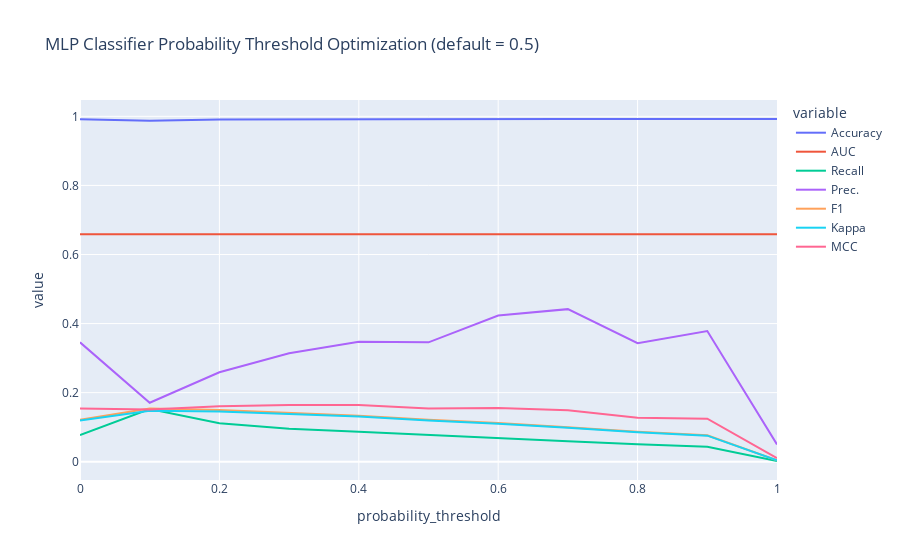

The code cell stored with this chart in its notebook:
### Markdown cell above
### Attempting to optimize our probability threshold within the tuned model

### Code cell
final_model = optimize_threshold(tuned, optimize = 'Prec.')

### Figure 1 — Plotly figure (JSON) as saved in the notebook; plotly's stock layout.template omitted (floating-point values rounded to 4 significant figures)
{"data": [{"hovertemplate": "variable=Accuracy<br>probability_threshold=%{x}<br>value=%{y}<extra></extra>", "legendgroup": "Accuracy", "line": {"color": "#636efa", "dash": "solid"}, "marker": {"symbol": "circle"}, "mode": "lines", "name": "Accuracy", "orientation": "v", "showlegend": true, "type": "scatter", "x": [0, 0.1, 0.2, 0.3, 0.4, 0.5, 0.6, 0.7, 0.8, 0.9, 1], "xaxis": "x", "y": [0.9917, 0.9874, 0.9905, 0.9912, 0.9915, 0.9917, 0.9919, 0.9921, 0.9921, 0.9922, 0.9923], "yaxis": "y"}, {"hovertemplate": "variable=AUC<br>probability_threshold=%{x}<br>value=%{y}<extra></extra>", "legendgroup": "AUC", "line": {"color": "#EF553B", "dash": "solid"}, "marker": {"symbol": "circle"}, "mode": "lines", "name": "AUC", "orientation": "v", "showlegend": true, "type": "scatter", "x": [0, 0.1, 0.2, 0.3, 0.4, 0.5, 0.6, 0.7, 0.8, 0.9, 1], "xaxis": "x", "y": [0.6588, 0.6588, 0.6588, 0.6588, 0.6588, 0.6588, 0.6588, 0.6588, 0.6588, 0.6588, 0.6588], "yaxis": "y"}, {"hovertemplate": "variable=Recall<br>probability_threshold=%{x}<br>value=%{y}<extra></extra>", "legendgroup": "Recall", "line": {"color": "#00cc96", "dash": "solid"}, "marker": {"symbol": "circle"}, "mode": "lines", "name": "Recall", "orientation": "v", "showlegend": true, "type": "scatter", "x": [0, 0.1, 0.2, 0.3, 0.4, 0.5, 0.6, 0.7, 0.8, 0.9, 1], "xaxis": "x", "y": [0.077, 0.1524, 0.1116, 0.0953, 0.0867, 0.077, 0.0681, 0.059, 0.0507, 0.0432, 0.0021], "yaxis": "y"}, {"hovertemplate": "variable=Prec.<br>probability_threshold=%{x}<br>value=%{y}<extra></extra>", "legendgroup": "Prec.", "line": {"color": "#ab63fa", "dash": "solid"}, "marker": {"symbol": "circle"}, "mode": "lines", "name": "Prec.", "orientation": "v", "showlegend": true, "type": "scatter", "x": [0, 0.1, 0.2, 0.3, 0.4, 0.5, 0.6, 0.7, 0.8, 0.9, 1], "xaxis": "x", "y": [0.3457, 0.1707, 0.2589, 0.3143, 0.3474, 0.3457, 0.4231, 0.4418, 0.3431, 0.3782, 0.05], "yaxis": "y"}, {"hovertemplate": "variable=F1<br>probability_threshold=%{x}<br>value=%{y}<extra></extra>", "legendgroup": "F1", "line": {"color": "#FFA15A", "dash": "solid"}, "marker": {"symbol": "circle"}, "mode": "lines", "name": "F1", "orientation": "v", "showlegend": true, "type": "scatter", "x": [0, 0.1, 0.2, 0.3, 0.4, 0.5, 0.6, 0.7, 0.8, 0.9, 1], "xaxis": "x", "y": [0.1216, 0.1538, 0.1494, 0.1409, 0.1334, 0.1216, 0.112, 0.1001, 0.0867, 0.0767, 0.004], "yaxis": "y"}, {"hovertemplate": "variable=Kappa<br>probability_threshold=%{x}<br>value=%{y}<extra></extra>", "legendgroup": "Kappa", "line": {"color": "#19d3f3", "dash": "solid"}, "marker": {"symbol": "circle"}, "mode": "lines", "name": "Kappa", "orientation": "v", "showlegend": true, "type": "scatter", "x": [0, 0.1, 0.2, 0.3, 0.4, 0.5, 0.6, 0.7, 0.8, 0.9, 1], "xaxis": "x", "y": [0.1191, 0.1477, 0.1454, 0.1377, 0.1306, 0.1191, 0.1099, 0.0984, 0.0852, 0.0755, 0.004], "yaxis": "y"}, {"hovertemplate": "variable=MCC<br>probability_threshold=%{x}<br>value=%{y}<extra></extra>", "legendgroup": "MCC", "line": {"color": "#FF6692", "dash": "solid"}, "marker": {"symbol": "circle"}, "mode": "lines", "name": "MCC", "orientation": "v", "showlegend": true, "type": "scatter", "x": [0, 0.1, 0.2, 0.3, 0.4, 0.5, 0.6, 0.7, 0.8, 0.9, 1], "xaxis": "x", "y": [0.1542, 0.1512, 0.1605, 0.1644, 0.1644, 0.1542, 0.1557, 0.1493, 0.1275, 0.1245, 0.0101], "yaxis": "y"}], "layout": {"legend": {"title": {"text": "variable"}, "tracegroupgap": 0}, "title": {"text": "MLP Classifier Probability Threshold Optimization (default = 0.5)"}, "xaxis": {"anchor": "y", "domain": [0, 1], "title": {"text": "probability_threshold"}}, "yaxis": {"anchor": "x", "domain": [0, 1], "title": {"text": "value"}}}}
